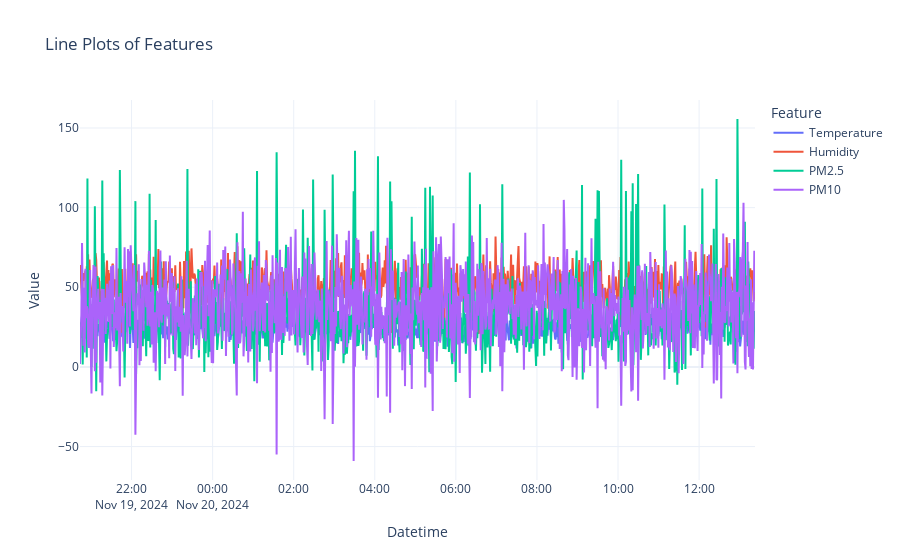

Notebook cell for this chart:
### Markdown cell above
## 시각화: Lineplot

### Code cell
import plotly.express as px
import plotly.graph_objects as go

fig = go.Figure()

# temperature
fig.add_trace(go.Scatter(x=df['datetime'], y=df['temperature'], mode='lines', name='Temperature'))

# humidity
fig.add_trace(go.Scatter(x=df['datetime'], y=df['humidity'], mode='lines', name='Humidity'))

# pm25
fig.add_trace(go.Scatter(x=df['datetime'], y=df['pm25'], mode='lines', name='PM2.5'))

# pm10
fig.add_trace(go.Scatter(x=df['datetime'], y=df['pm10'], mode='lines', name='PM10'))

fig.update_layout(
    height=500,
    title="Line Plots of Features",
    xaxis_title="Datetime",
    yaxis_title="Value",
    legend_title="Feature",
    template="plotly_white"
)

fig.show()

### Figure 1 — Plotly figure (JSON) as saved in the notebook; plotly's stock layout.template omitted (floating-point values rounded to 4 significant figures; data arrays with more than 128 entries replaced by an {"elided": "..."} marker saying what was removed)
{"data": [{"mode": "lines", "name": "Temperature", "type": "scatter", "x": {"elided": "1000 str values"}, "y": {"elided": "1000 float values"}}, {"mode": "lines", "name": "Humidity", "type": "scatter", "x": {"elided": "1000 str values"}, "y": {"elided": "1000 float values"}}, {"mode": "lines", "name": "PM2.5", "type": "scatter", "x": {"elided": "1000 str values"}, "y": {"elided": "1000 float values"}}, {"mode": "lines", "name": "PM10", "type": "scatter", "x": {"elided": "1000 str values"}, "y": {"elided": "1000 float values"}}], "layout": {"autosize": true, "legend": {"title": {"text": "Feature"}}, "title": {"text": "Line Plots of Features"}, "xaxis": {"autorange": true, "range": ["2024-11-19 20:43:42.5465", "2024-11-20 13:22:42.5465"], "title": {"text": "Datetime"}, "type": "date"}, "yaxis": {"autorange": true, "range": [-71.0, 167.6], "title": {"text": "Value"}, "type": "linear"}}}
